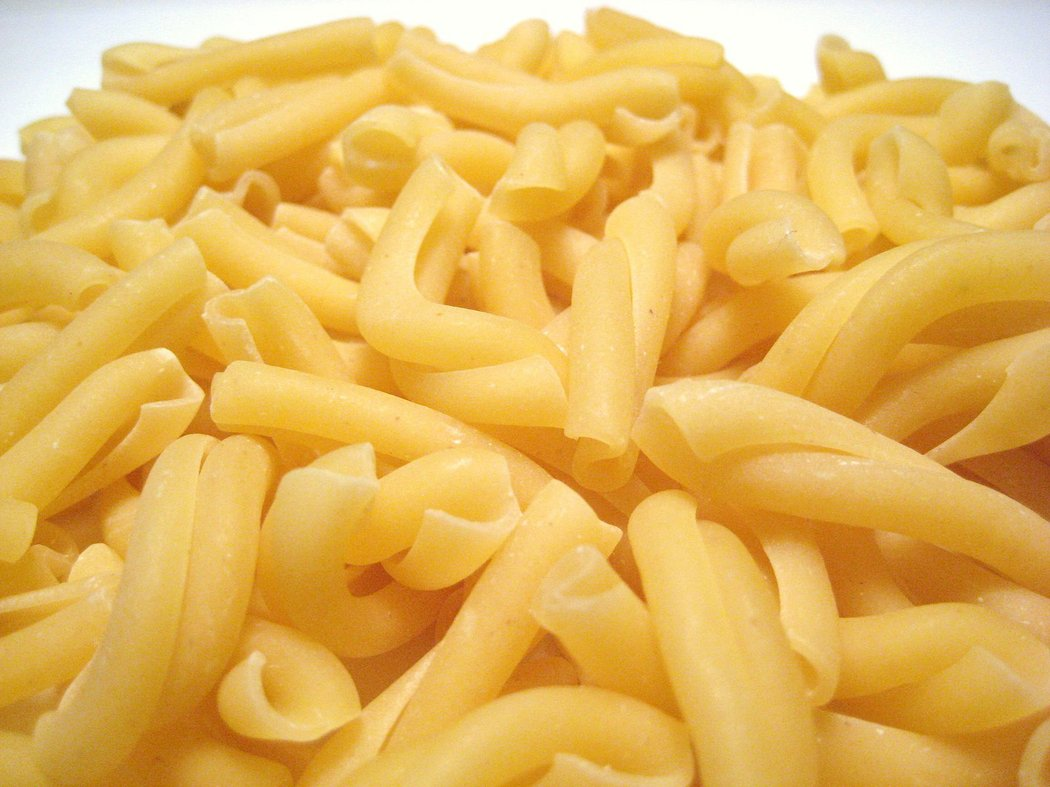
#> input picture 11_Image_Histograms/pasta.jpeg, 1050 x 787 px
$ jupyter execute 00_Understanding_Image_Histograms.ipynb
#> lines starting #> are read from the running program, lines starting #| are printed output that depends on the picture
[cell 1]
import cv2
import matplotlib.pyplot as plt

# Load the image
image = cv2.imread('pasta.jpeg', cv2.IMREAD_GRAYSCALE)
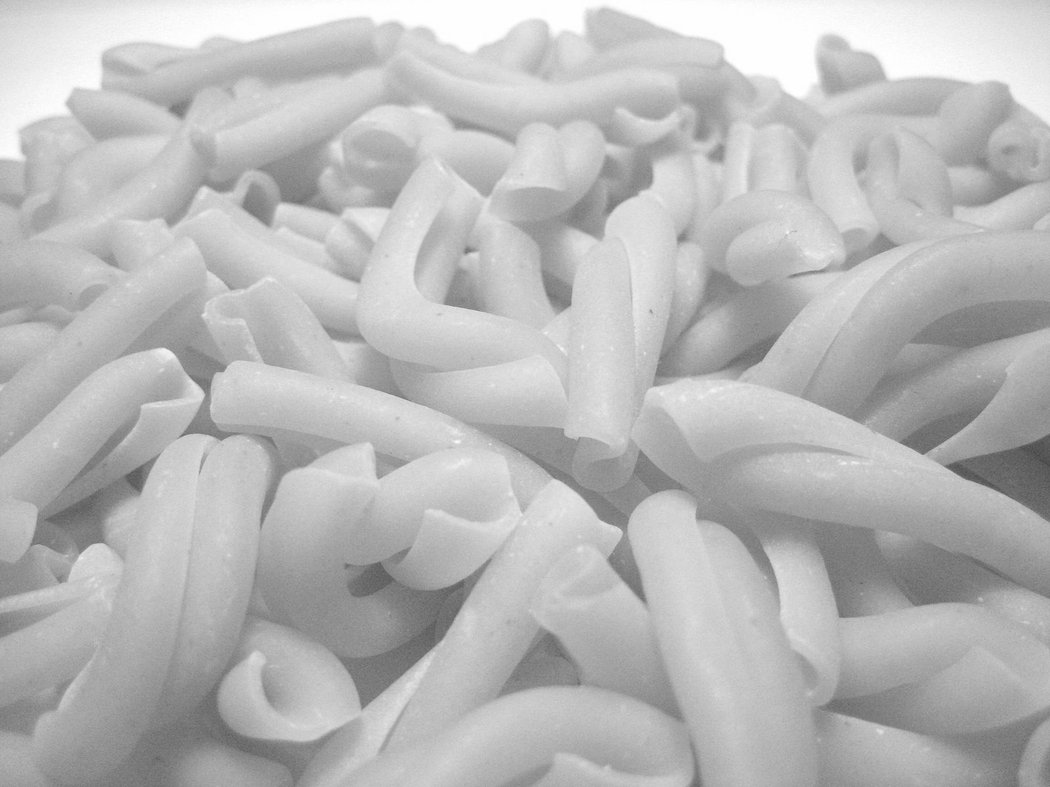
#> image: shape (787, 1050); min 71, max 255, mean 184.7

# Calculate histogram using cv2.calcHist()
hist = cv2.calcHist([image], [0], None, [256], [0,256])
#> hist = 256 values, max 13939 at index 254, min 0 at index 0, mean 3227.9

plt.subplot(2,2,1)
plt.title("original")
plt.imshow(image, cmap ='gray')

plt.subplot(2,2,2)
plt.title("OpenCV histogram")
plt.plot(hist)

plt.subplot(2,2,3)
plt.title("matplotlib histogram")
plt.hist(image.flatten(), 256, [0,256])

plt.gcf().set_size_inches(16, 12)
plt.show()
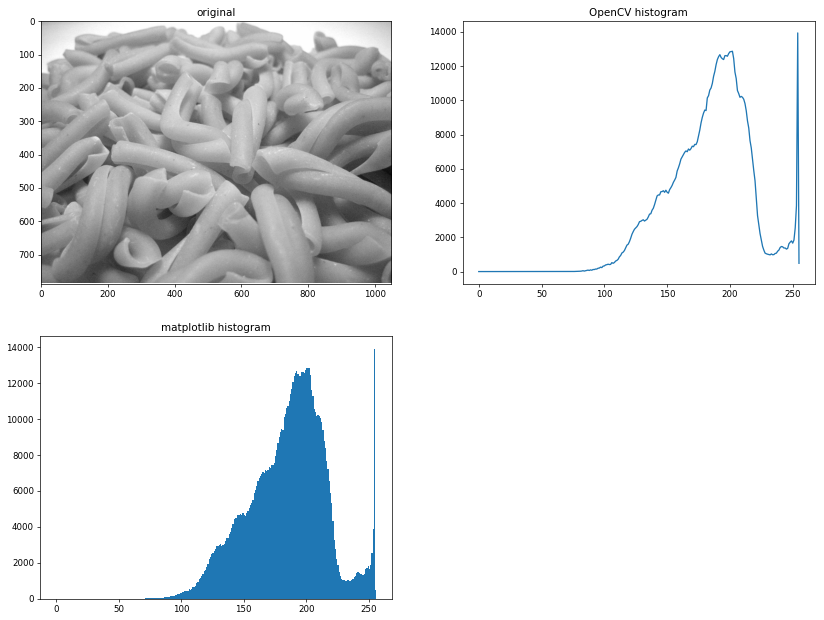
#> figure drawn by matplotlib, 3 panels; panel 2: curve peaks at x = 254, y = 13939; panel 3: tallest bar 13939 high, from x = 254 to 255

$ run again, with 11_Image_Histograms/app1.png saved as 11_Image_Histograms/pasta.jpeg
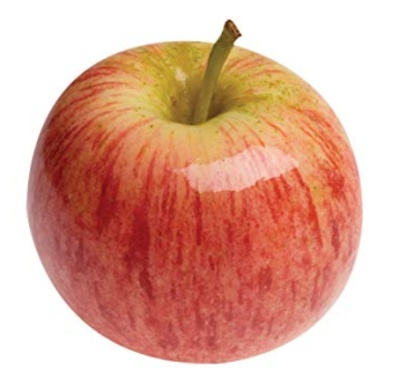
#> input picture 11_Image_Histograms/app1.png, 396 x 373 px
#> `image = cv2.imread('pasta.jpeg', cv2.IMREAD_GRAYSCALE)`:
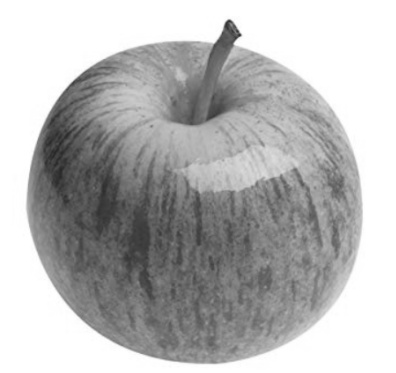
#> image: shape (373, 396); min 38, max 255, mean 182.8
#> hist = 256 values, max 51915 at index 255, min 0 at index 0, mean 577
#> `plt.show()`:
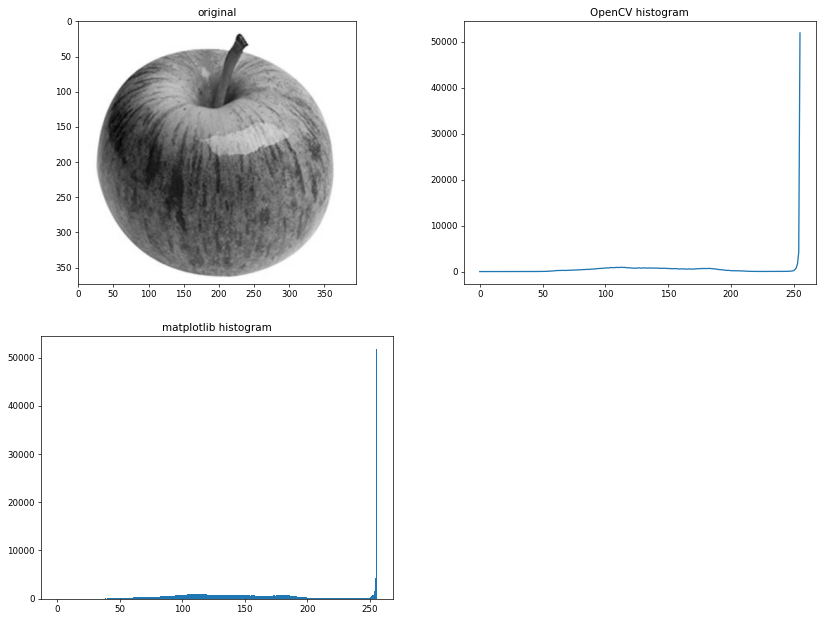
#> figure drawn by matplotlib, 3 panels; panel 2: curve peaks at x = 255, y = 51915; panel 3: tallest bar 51915 high, from x = 255 to 256

$ run again, with 11_Image_Histograms/app2.png saved as 11_Image_Histograms/pasta.jpeg
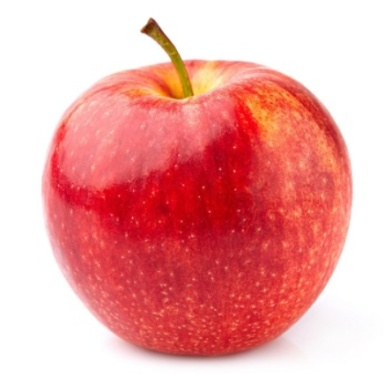
#> input picture 11_Image_Histograms/app2.png, 384 x 374 px
#> `image = cv2.imread('pasta.jpeg', cv2.IMREAD_GRAYSCALE)`:
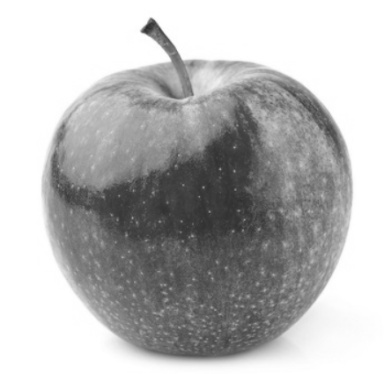
#> image: shape (374, 384); min 41, max 255, mean 183.9
#> hist = 256 values, max 52909 at index 255, min 0 at index 0, mean 561
#> `plt.show()`:
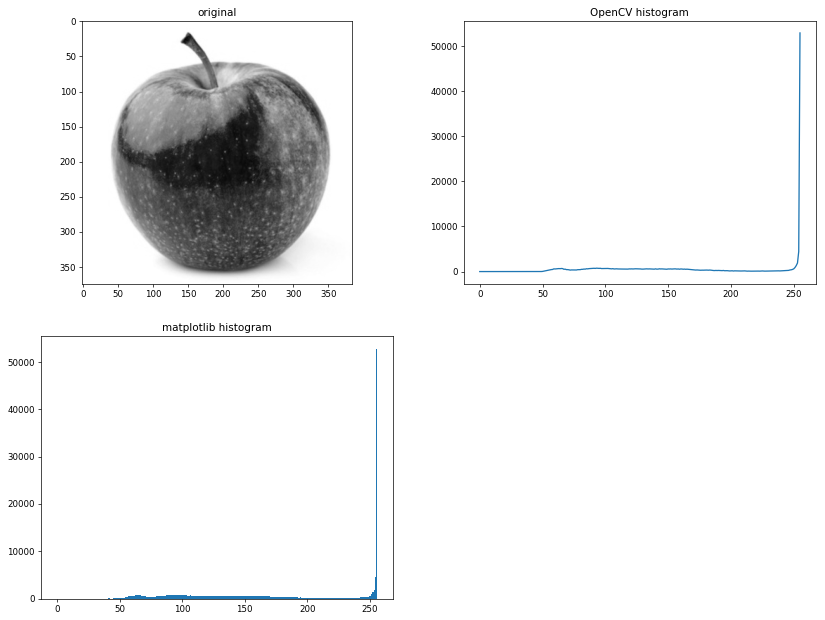
#> figure drawn by matplotlib, 3 panels; panel 2: curve peaks at x = 255, y = 52909; panel 3: tallest bar 52909 high, from x = 255 to 256
